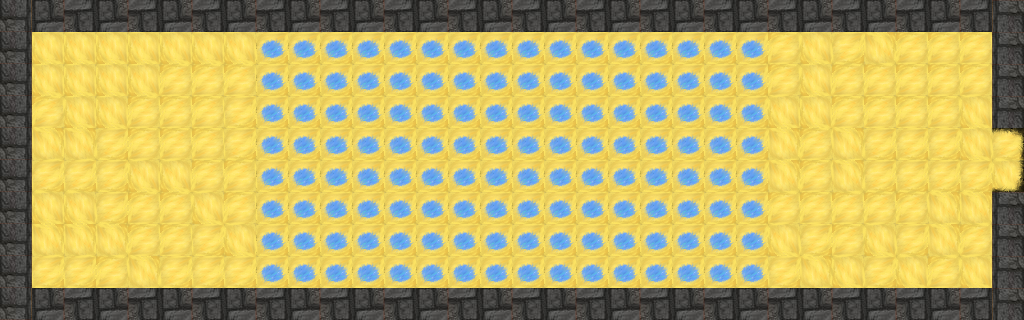

This game map was drawn from its Tiled (.tmx) file and the tilesets committed beside it. A one-line description and the trimmed map source follow:
An orthogonal 32x10 tile map with 32x32 px tiles, 2 tile layers (collision, floor), 2 tilesets.

<map version="1.10" tiledversion="1.11.2" orientation="orthogonal" renderorder="right-down" width="32" height="10" tilewidth="32" tileheight="32" infinite="0" nextlayerid="3" nextobjectid="1">
 <tileset firstgid="1" source="default.tsx" />
 <tileset firstgid="301" source="sand.tsx" />
 <layer id="2" name="collision" width="32" height="10">
  <data>[320 cells, 78 non-empty, 1 distinct tile ids]</data>
 </layer>
 <layer id="1" name="floor" width="32" height="10" locked="1">
  <data>[320 cells, 320 non-empty, 5 distinct tile ids]</data>
 </layer>
</map>
